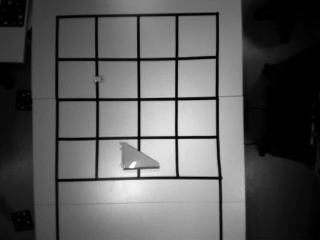
#> input picture picture.png, 320 x 240 px
$ python image_processing.py
#> lines starting #> are read from the running program, lines starting #| are printed output that depends on the picture; after the words box and inside, x2 and y2 are one past the last pixel; in counts of white or black regions, pixels touching at a corner belong together
import cv2
import numpy as np
import math
import os
import image_utils as img_utils

def nothing(x):
    pass

def save_processed_image():
    image = display_picture()
    cv2.imwrite("processed.png", image)

cv2.namedWindow("Before and After")
#cv2.createTrackbar("Threshold", "Before and After", 25, 255, nothing)

min_area = 100
max_area = 800

#cv2.namedWindow("Landing Pad Detection")
cv2.createTrackbar("Min Area", "Before and After", min_area, 6000, nothing)
cv2.createTrackbar("Max Area", "Before and After", max_area, 6000, nothing)

def display_picture():
    # [4 lines of commented-out code are left out]
    filename = f"{os.path.abspath(os.getcwd())}/picture.png"

    # Read the latest image
    original_image = cv2.imread(filename, cv2.IMREAD_GRAYSCALE)
#> original_image is the input picture: shape (240, 320); min 0, max 255, mean 90.5

    # If the image was loaded successfully
    if original_image is None:
        print(f"Failed to load {filename}.")
        return None

    # Get the threshold value from trackbar
    threshold_value = 59 # cv2.getTrackbarPos("Threshold", "Before and After")

    # Apply thresholding to create a binary inverse image
    _, processed_image = cv2.threshold(original_image, threshold_value, 255, cv2.THRESH_BINARY_INV)
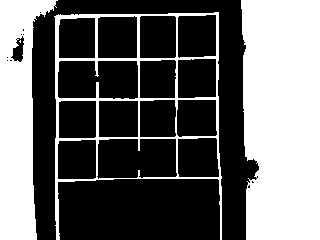
#> processed_image: shape (240, 320); 39.7% white; 4 white regions (1 under 20 px), largest, box (x1, y1, x2, y2) and area: (241, 0, 320, 240) 17948, (0, 0, 58, 240) 8108, (54, 12, 222, 240) 4435

    # Combine original and processed images side by side
    combined_image = np.hstack((original_image, processed_image))
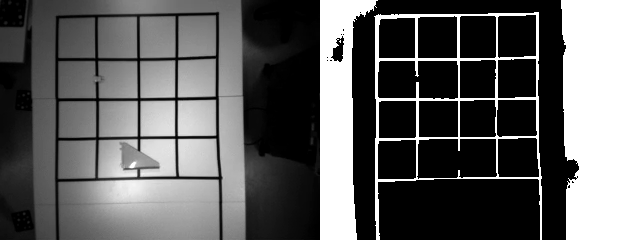
#> combined_image: shape (240, 640); min 0, max 255, mean 95.9

    # Display the combined image
    cv2.imshow("Before and After", combined_image)

    return processed_image

processed_image = display_picture()

# [37 lines left out: function find_landing_pad, not called in this run]

if __name__ == "__main__":
    while True:
        # Exit on pressing 'x'

        key = cv2.waitKey(1)
#> (key x is pressed here)
        if key &0xFF == ord('x'):
            break
        elif key &0xFF == ord('p'):
            processed_image = display_picture()
            find_landing_pad(processed_image, (-1, -1))
            cv2.imwrite("processed.png", processed_image)

    cv2.waitKey(0)
    cv2.destroyAllWindows()
